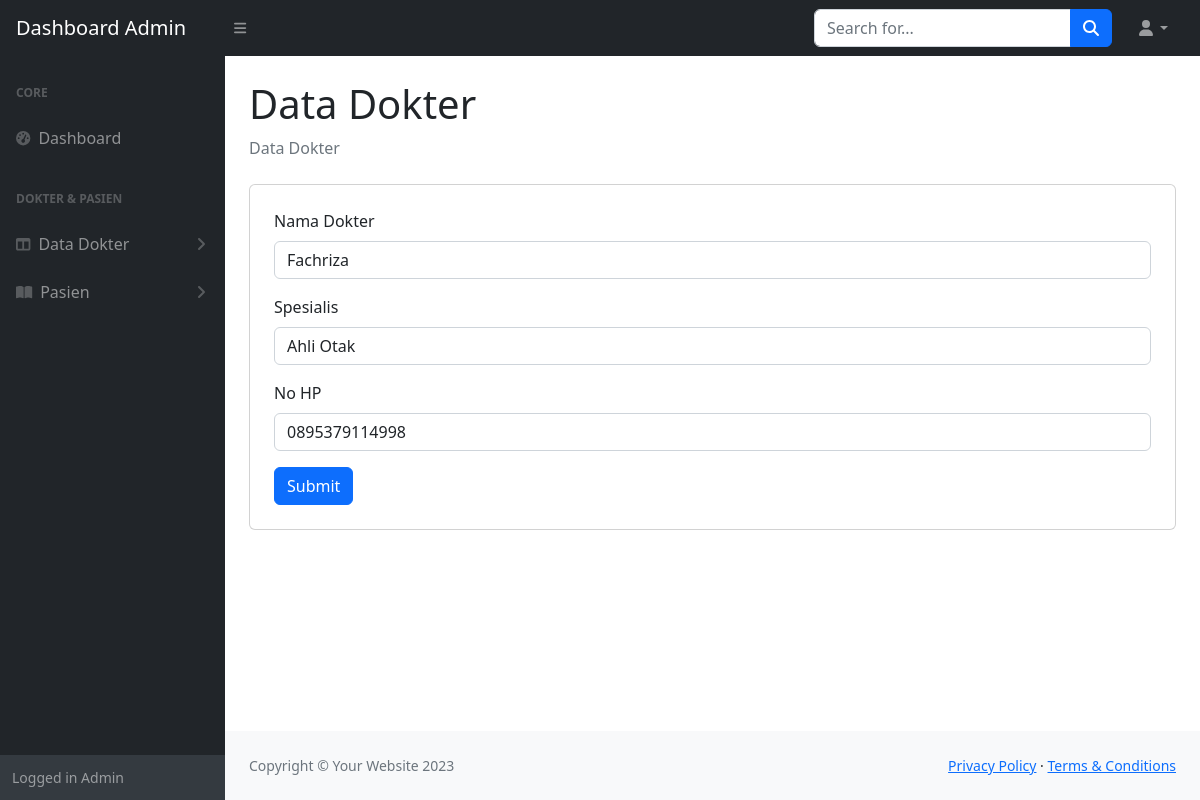
Page /admin/editdokter.php?id=1 on the committed database.
### tables this page shows
CREATE TABLE `dokter` (
  `id` int(11) NOT NULL,
  `nama` varchar(50) NOT NULL,
  `spesialis` varchar(50) NOT NULL,
  `no_hp` varchar(13) DEFAULT NULL
);

### function.php (called while the page is built, shortened)
<?php
$connect = mysqli_connect("localhost", "root", "", "klinik");
function query($query)
{
    global $connect;
    $result = mysqli_query($connect, $query);
    while ($row = mysqli_fetch_assoc($result)) {
        $rows[] = $row;
    }
    return $rows;
}

### admin/editdokter.php (the view, shortened to what this page needs)
<?php
require '../function.php';
$id = $_GET["id"];
$dokter = query("SELECT * FROM dokter WHERE id = $id")[0];
?>
<!DOCTYPE html>
<html lang="en">
<head>
    <link href="https://cdn.jsdelivr.net/npm/simple-datatables@7.1.2/dist/style.min.css" rel="stylesheet" />
    <link href="../assets/css/admin.css" rel="stylesheet" />
</head>
<body class="sb-nav-fixed">
    <nav class="sb-topnav navbar navbar-expand navbar-dark bg-dark">
        <a class="navbar-brand ps-3" href="dashboard.php">Dashboard Admin</a>
        <button class="btn btn-link btn-sm order-1 order-lg-0 me-4 me-lg-0" id="sidebarToggle" href="#!"><i class="fas fa-bars"></i></button>
        <form class="d-none d-md-inline-block form-inline ms-auto me-0 me-md-3 my-2 my-md-0">
            <div class="input-group">
                <input class="form-control" type="text" placeholder="Search for..." aria-label="Search for..." aria-describedby="btnNavbarSearch" />
                <button class="btn btn-primary" id="btnNavbarSearch" type="button"><i class="fas fa-search"></i></button>
            </div>
        </form>
        <ul class="navbar-nav ms-auto ms-md-0 me-3 me-lg-4">
            <li class="nav-item dropdown">
                <a class="nav-link dropdown-toggle" id="navbarDropdown" href="#" role="button" data-bs-toggle="dropdown" aria-expanded="false"><i class="fas fa-user fa-fw"></i></a>
            </li>
        </ul>
    </nav>
    <div id="layoutSidenav">
        <div id="layoutSidenav_nav">
            <nav class="sb-sidenav accordion sb-sidenav-dark" id="sidenavAccordion">
                <div class="sb-sidenav-menu">
                    <div class="nav">
                        <div class="sb-sidenav-menu-heading">Core</div>
                        <a class="nav-link" href="dashboard.php">
                            <div class="sb-nav-link-icon"><i class="fas fa-tachometer-alt"></i></div>
                            Dashboard
                        </a>
                        <div class="sb-sidenav-menu-heading">Dokter & Pasien</div>
                        <a class="nav-link collapsed" href="#" data-bs-toggle="collapse" data-bs-target="#collapseLayouts" aria-expanded="false" aria-controls="collapseLayouts">
                            <div class="sb-nav-link-icon"><i class="fas fa-columns"></i></div>
                            Data Dokter
                            <div class="sb-sidenav-collapse-arrow"><i class="fas fa-angle-down"></i></div>
                        </a>
                        <a class="nav-link collapsed" href="#" data-bs-toggle="collapse" data-bs-target="#collapsePages" aria-expanded="false" aria-controls="collapsePages">
                            <div class="sb-nav-link-icon"><i class="fas fa-book-open"></i></div>
                            Pasien
                            <div class="sb-sidenav-collapse-arrow"><i class="fas fa-angle-down"></i></div>
                        </a>
                    </div>
                </div>
                <div class="sb-sidenav-footer">
                    <div class="small">Logged in Admin</div>
                </div>
            </nav>
        </div>
        <div id="layoutSidenav_content">
            <main>
                <div class="container-fluid px-4">
                    <h1 class="mt-4">Data Dokter</h1>
                    <ol class="breadcrumb mb-4">
                        <li class="breadcrumb-item active">Data Dokter</li>
                    </ol>
                    <div class="card mb-4">
                        <div class="container p-4">
                            <form method="post">
                                <div class="mb-3">
                                    <label for="exampleInputEmail1" class="form-label">Nama Dokter</label>
                                    <input type="text" class="form-control" id="exampleInputEmail1" aria-describedby="emailHelp" name="nama_dokter" value="<?= $dokter['nama']; ?>">
                                </div>
                                <div class="mb-3">
                                    <label for="exampleInputPassword1" class="form-label">Spesialis</label>
                                    <input type="text" class="form-control" id="exampleInputPassword1" name="spesialis" value="<?= $dokter['spesialis']; ?>">
                                </div>
                                <div class="mb-3">
                                    <label for="exampleInputPassword2" class="form-label">No HP</label>
                                    <input type="number" class="form-control" id="exampleInputPassword2" name="no_hp" value="<?= $dokter['no_hp']; ?>">
                                </div>
                                <button type="submit" class="btn btn-primary" name="submit">Submit</button>
                            </form>
                        </div>
                    </div>
                </div>
            </main>
            <footer class="py-4 bg-light mt-auto">
                <div class="container-fluid px-4">
                    <div class="d-flex align-items-center justify-content-between small">
                        <div class="text-muted">Copyright &copy; Your Website 2023</div>
                        <div>
                            <a href="#">Privacy Policy</a>
                            &middot;
                            <a href="#">Terms &amp; Conditions</a>
                        </div>
                    </div>
                </div>
            </footer>
        </div>
    </div>
</body>
</html>

### rows in the picture
dokter: nama_dokter "Fachriza", spesialis "Ahli Otak", no_hp "0895379114998"
